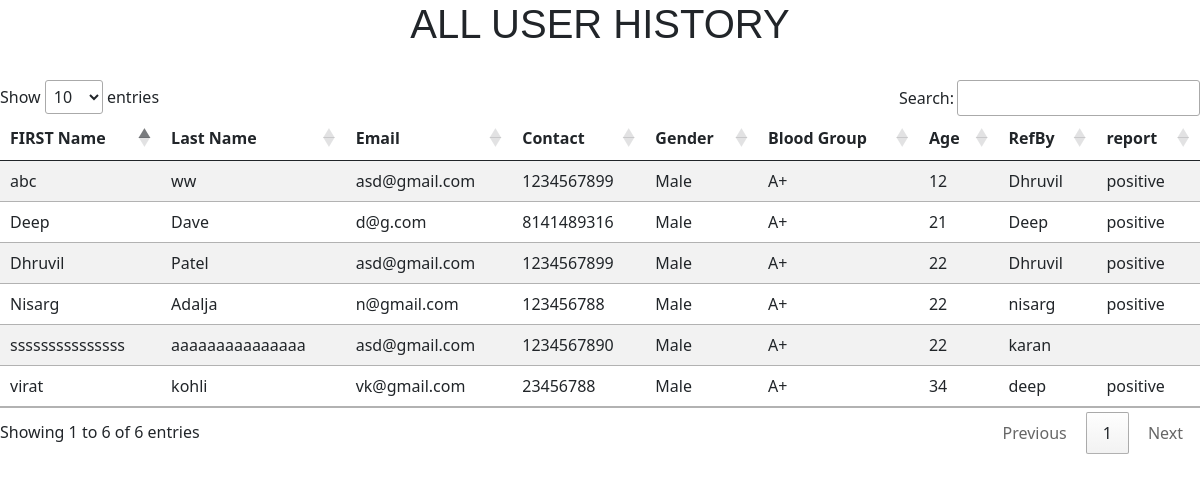
Page /patient/userdetail on the committed database.
### patient/models.py (models this page shows, shortened)
class addpatientform(models.Model):
    Patientid = models.AutoField(primary_key=True)
    firstname = models.CharField(max_length=25)
    lastname = models.CharField(max_length=25)
    email = models.CharField(max_length=25)
    contact = models.CharField(max_length=25)
    gender = models.CharField(max_length=25)
    bloodgroup = models.CharField(max_length=25)
    age = models.CharField(max_length=3)
    RefBy = models.CharField(max_length=20)
    address = models.TextField()
    labid = models.CharField(max_length=3)
    class Meta:
        db_table = "AddPatient"

class generatereport(models.Model):
    patientid = models.AutoField(primary_key=True)
    patientname = models.CharField(max_length=25)
    isreportgenerated = models.BooleanField(default=False)
    labid= models.CharField(max_length=3)
    image = models.ImageField(upload_to="image")
    report = models.FileField(upload_to="pdf")
    result = models.CharField(max_length=25,default="")
    Date = models.DateField(null=True)
    class Meta:
        db_table = "GenerateReport"

### patient/views.py (the view)
# urls.py: path('/userdetail',views.userdetail),
def userdetail(request):
  rs = addpatientform.objects.all()
  gs = generatereport.objects.all()
  return render(request,'userdetail.html',{'rs':zip(rs,gs)})

### templates/userdetail.html (shortened to what this page needs)
<!doctype html>
<html lang="en">
  <head>
    <link href="https://cdn.jsdelivr.net/npm/bootstrap@5.0.0-beta2/dist/css/bootstrap.min.css" rel="stylesheet">
     <link rel="stylesheet" href="https://cdn.datatables.net/1.10.24/css/jquery.dataTables.min.css">
  </head>
  <body>
  <center><h1 id="t1">ALL USER HISTORY</h1></center>
    <br>
  <div id="DataTable">
    <table class="table table-striped table-hoverr" id="tableToFill">
    <thead>
    <tr>
        <th>FIRST Name</th>
        <th>Last Name</th>
        <th>Email</th>
        <th>Contact</th>
        <th>Gender</th>
        <th>Blood Group</th>
        <th>Age</th>
        <th>RefBy</th>
        <th>report</th>
    </tr>
    </thead>
    <tbody>
    {%for rs,gs in rs %}
    <tr>
        <td>{{rs.firstname}}</td>
        <td>{{rs.lastname}}</td>
        <td>{{rs.email}}</td>
        <td>{{rs.contact}}</td>
        <td>{{rs.gender}}</td>
        <td>{{rs.bloodgroup}}</td>
        <td>{{rs.age}}</td>
        <td>{{rs.RefBy}}</td>
        <td>{{gs.result}}</td>
    </tr>
    {% endfor %}
    </tbody>
    </table>
</div>
  </body>
</html>

### templates/userdetail.html (style rules this page uses)
#t1 { font-family: "Arial Black", sans-serif; }

### rows in the picture
addpatientform: firstname "Deep", lastname "Dave", email "d@g.com", contact "8141489316", gender "Male", bloodgroup "A+", age "21", RefBy "Deep", result "positive"
addpatientform: firstname "Dhruvil", lastname "Patel", email "asd@gmail.com", contact "1234567899", gender "Male", bloodgroup "A+", age "22", RefBy "Dhruvil", result "positive"
addpatientform: firstname "Nisarg", lastname "Adalja", email "n@gmail.com", contact "123456788", gender "Male", bloodgroup "A+", age "22", RefBy "nisarg", result "positive"
addpatientform: firstname "virat", lastname "kohli", email "vk@gmail.com", contact "23456788", gender "Male", bloodgroup "A+", age "34", RefBy "deep", result "positive"
addpatientform: firstname "abc", lastname "ww", email "asd@gmail.com", contact "1234567899", gender "Male", bloodgroup "A+", age "12", RefBy "Dhruvil", result "positive"
addpatientform: firstname "sssssssssssssss", lastname "aaaaaaaaaaaaaaa", email "asd@gmail.com", contact "1234567890", gender "Male", bloodgroup "A+", age "22", RefBy "karan"
